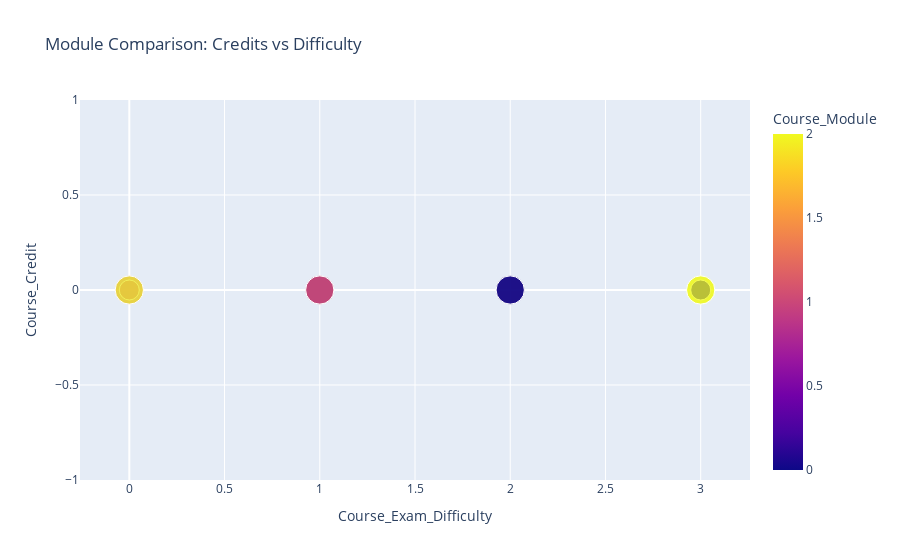

Notebook source saved alongside this figure:
### Code cell
# Create DataFrame
df = pd.DataFrame(courses_data)
# print(df.count())

# Bubble chart
fig = px.scatter(
    df, 
    x="Course_Exam_Difficulty", 
    y="Course_Credit", 
    size="Course_Class_Hours", 
    color="Course_Module",
    title="Module Comparison: Credits vs Difficulty"
)
fig.show()

### Figure 1 — Plotly figure (JSON) as saved in the notebook; plotly's stock layout.template omitted (floating-point values rounded to 4 significant figures)
{"data": [{"hovertemplate": "Course_Exam_Difficulty=%{x}<br>Course_Credit=%{y}<br>Course_Class_Hours=%{marker.size}<br>Course_Module=%{marker.color}<extra></extra>", "legendgroup": "", "marker": {"color": [0, 1, 0, 2, 1, 0, 1, 0, 0, 1, 1, 0, 1, 2, 2, 0, 2, 0], "coloraxis": "coloraxis", "size": [0.5, 1, 0.5, 1, 1, 1, 1, 0.5, 0, 0.5, 1, 1, 0, 1, 1, 0.5, 1, 1], "sizemode": "area", "sizeref": 0.0025, "symbol": "circle"}, "mode": "markers", "name": "", "orientation": "v", "showlegend": false, "type": "scatter", "x": [3, 0, 3, 1, 2, 1, 1, 3, 1, 0, 1, 2, 2, 3, 0, 3, 3, 2], "xaxis": "x", "y": [0, 0, 0, 0, 0, 0, 0, 0, 0, 0, 0, 0, 0, 0, 0, 0, 0, 0], "yaxis": "y"}], "layout": {"coloraxis": {"colorbar": {"title": {"text": "Course_Module"}}, "colorscale": [[0, "#0d0887"], [0.1111, "#46039f"], [0.2222, "#7201a8"], [0.3333, "#9c179e"], [0.4444, "#bd3786"], [0.5556, "#d8576b"], [0.6667, "#ed7953"], [0.7778, "#fb9f3a"], [0.8889, "#fdca26"], [1, "#f0f921"]]}, "legend": {"itemsizing": "constant", "tracegroupgap": 0}, "title": {"text": "Module Comparison: Credits vs Difficulty"}, "xaxis": {"anchor": "y", "domain": [0, 1], "title": {"text": "Course_Exam_Difficulty"}}, "yaxis": {"anchor": "x", "domain": [0, 1], "title": {"text": "Course_Credit"}}}}
